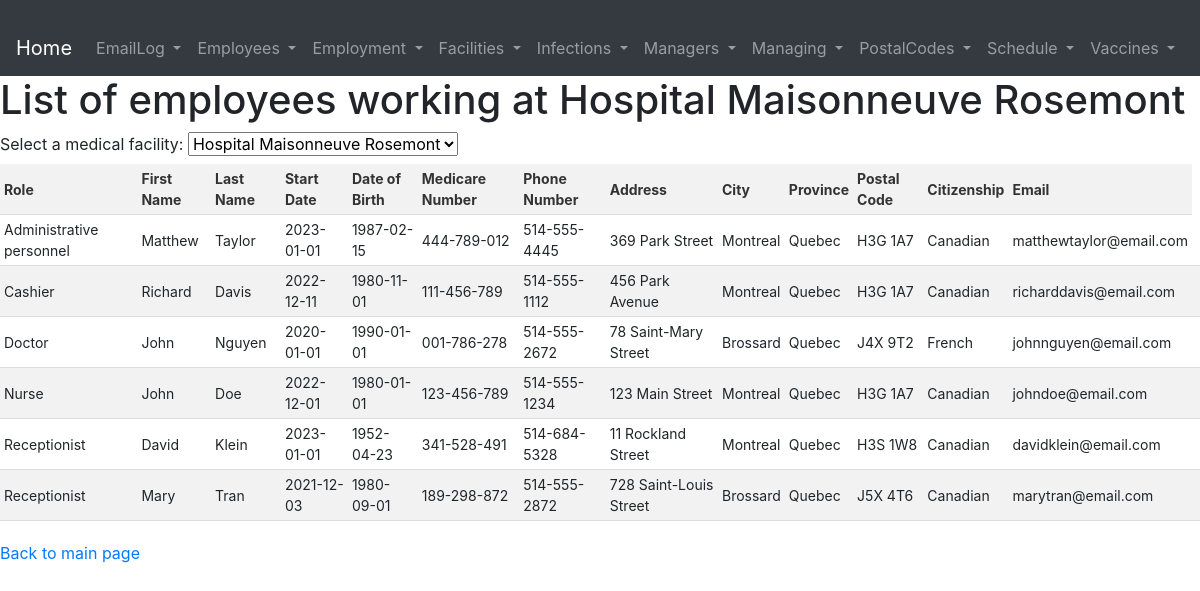
Page /pages/queries/q7.php on the committed database.
### tables this page shows
CREATE TABLE Employees (
  EmployeeID INT PRIMARY KEY,
  FName VARCHAR(255),
  LName VARCHAR(255),
  Role VARCHAR(255),
  DoBirth DATE,
  MedicareNumber VARCHAR(255) NOT NULL UNIQUE,
  Email VARCHAR(255),
  Citizenship VARCHAR(255),
  PhoneNumber VARCHAR(255),
  Address VARCHAR(255),
  PostalCode VARCHAR(255),
  FOREIGN KEY (PostalCode) REFERENCES PostalCodes(PostalCode),
  CHECK (Role IN ('Nurse', 'Doctor', 'Cashier', 'Pharmacist', 'Receptionist', 'Administrative personnel', 'Security personnel', 'Regular employee'))
);

CREATE TABLE Employment (
  FacilityID INT,
  EmployeeID INT,
  ContractID INT,
  StartDate DATE NOT NULL,
  EndDate DATE,
  PRIMARY KEY (FacilityID, EmployeeID, ContractID),
  FOREIGN KEY (FacilityID) REFERENCES Facilities(FacilityID),
  FOREIGN KEY (EmployeeID) REFERENCES Employees(EmployeeID),
  CHECK (COALESCE(EndDate, '9999-12-31') > StartDate)
);

CREATE TABLE PostalCodes (
  PostalCode CHAR(7) PRIMARY KEY,
  City VARCHAR(255),
  Province VARCHAR(255)
);

### pages/queries/q7.php (the view, shortened to what this page needs)
<?php
require_once '../../database.php';
include '../header.php';
if (isset($_POST['facility'])) {
    $facilityName = $_POST['facility'];
} else {
    $facilityName = "Hospital Maisonneuve Rosemont";
}
$facilities = $conn->query("SELECT DISTINCT Name FROM Facilities ORDER BY Name");
$statement = $conn->prepare('SELECT e.Role, e.FName, e.LName, em.StartDate, e.DoBirth, e.MedicareNumber, e.PhoneNumber, e.Address, p.City, p.Province, p.PostalCode, e.Citizenship, e.Email
                             FROM  Facilities f, Employment em, Employees e, PostalCodes p
                             WHERE f.FacilityID = em.FacilityID AND
                                   em.EmployeeID = e.EmployeeID AND
                                   e.PostalCode = p.PostalCode AND
                                   f.Name = ? AND
                                   em.EndDate IS NULL
                             ORDER BY e.Role, e.FName, e.LName');
$statement->bind_param('s', $facilityName);
$statement->execute();
mysqli_stmt_bind_result($statement, $row['Role'], $row['FirstName'], $row['LastName'], $row['StartDate'], $row['DateOfBirth'], $row['MedicareNumber'], $row['PhoneNumber'], $row['Address'], $row['City'], $row['Province'], $row['PostalCode'], $row['Citizenship'], $row['Email']);
?>
<!DOCTYPE html>
<html lang="en">
<head>
    <link rel="stylesheet" href="../../pages/style.css">
</head>
<body>
    <h1>List of employees working at <?php echo $facilityName ?></h1>
    <form method="post">
        <label for="facility">Select a medical facility:</label>
        <select name="facility" id="facility" onchange="this.form.submit()">
            <?php while ($facility = mysqli_fetch_assoc($facilities)) {?>
                <option value="<?php echo $facility['Name'] ?>" <?php if ($facilityName == $facility['Name']) echo 'selected' ?>><?php echo $facility['Name'] ?></option>
            <?php }; ?>
        </select>
    </form>
    <table>
        <thead>
            <tr>
                <th>Role</th>
                <th>First Name</th>
                <th>Last Name</th>
                <th>Start Date</th>
                <th>Date of Birth</th>
                <th>Medicare Number</th>
                <th>Phone Number</th>
                <th>Address</th>
                <th>City</th>
                <th>Province</th>
                <th>Postal Code</th>
                <th>Citizenship</th>
                <th>Email</th>
            </tr>
        </thead>
        <tbody>
            <?php while (mysqli_stmt_fetch($statement)) {?>
                <tr>
                    <td><?php echo $row['Role'] ?></td>
                    <td><?php echo $row['FirstName'] ?></td>
                    <td><?php echo $row['LastName'] ?></td>
                    <td><?php echo $row['StartDate'] ?></td>
                    <td><?php echo $row['DateOfBirth'] ?></td>
                    <td><?php echo $row['MedicareNumber'] ?></td>
                    <td><?php echo $row['PhoneNumber'] ?></td>
                    <td><?php echo $row['Address'] ?></td>
                    <td><?php echo $row['City'] ?></td>
                    <td><?php echo $row['Province'] ?></td>
                    <td><?php echo $row['PostalCode'] ?></td>
                    <td><?php echo $row['Citizenship'] ?></td>
                    <td><?php echo $row['Email'] ?></td><td>
                </tr>
            <?php }; ?>
        </tbody>
    </table>
    <a href="../../index.php">Back to main page</a>
</body>
</html>

### pages/style.css (style rules this page uses)
table { border-collapse: collapse; width: 100%; margin-top: 20px auto; }
th, td { padding: 4px; text-align: left; border-bottom: 1px solid #ddd; font-size: 14px; }
th { background-color: #f2f2f2; color: #333; font-weight: bold; }
tr:nth-child(even) { background-color: #f2f2f2; }
a { display: block; margin-top: 20px; }

### rows in the picture
employees: Role "Administrative personnel", FName "Matthew", LName "Taylor", employment.StartDate "2023-01-01", DoBirth "1987-02-15", MedicareNumber "444-789-012", PhoneNumber "514-555-4445", Address "369 Park Street", PostalCode.City "Montreal", PostalCode.Province "Quebec", PostalCode.PostalCode "H3G 1A7", Citizenship "Canadian", Email "matthewtaylor@email.com"
employees: Role "Cashier", FName "Richard", LName "Davis", employment.StartDate "2022-12-11", DoBirth "1980-11-01", MedicareNumber "111-456-789", PhoneNumber "514-555-1112", Address "456 Park Avenue", PostalCode.City "Montreal", PostalCode.Province "Quebec", PostalCode.PostalCode "H3G 1A7", Citizenship "Canadian", Email "richarddavis@email.com"
employees: Role "Doctor", FName "John", LName "Nguyen", employment.StartDate "2020-01-01", DoBirth "1990-01-01", MedicareNumber "001-786-278", PhoneNumber "514-555-2672", Address "78 Saint-Mary Street", PostalCode.City "Brossard", PostalCode.Province "Quebec", PostalCode.PostalCode "J4X 9T2", Citizenship "French", Email "johnnguyen@email.com"
employees: Role "Nurse", FName "John", LName "Doe", employment.StartDate "2022-12-01", DoBirth "1980-01-01", MedicareNumber "123-456-789", PhoneNumber "514-555-1234", Address "123 Main Street", PostalCode.City "Montreal", PostalCode.Province "Quebec", PostalCode.PostalCode "H3G 1A7", Citizenship "Canadian", Email "johndoe@email.com"
employees: Role "Receptionist", FName "David", LName "Klein", employment.StartDate "2023-01-01", DoBirth "1952-04-23", MedicareNumber "341-528-491", PhoneNumber "514-684-5328", Address "11 Rockland Street", PostalCode.City "Montreal", PostalCode.Province "Quebec", PostalCode.PostalCode "H3S 1W8", Citizenship "Canadian", Email "davidklein@email.com"
employees: Role "Receptionist", FName "Mary", LName "Tran", employment.StartDate "2021-12-03", DoBirth "1980-09-01", MedicareNumber "189-298-872", PhoneNumber "514-555-2872", Address "728 Saint-Louis Street", PostalCode.City "Brossard", PostalCode.Province "Quebec", PostalCode.PostalCode "J5X 4T6", Citizenship "Canadian", Email "marytran@email.com"

### other values in the picture
$facilityName "Hospital Maisonneuve Rosemont"
form field facility "Hospital Maisonneuve Rosemont"
